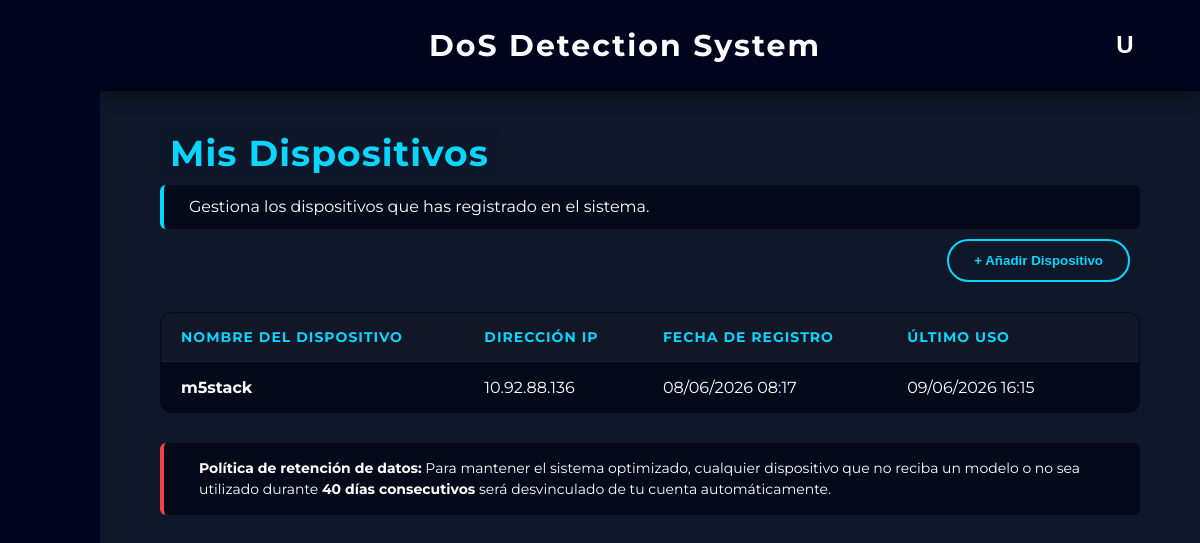
Before: /dispositivos (signed in) with the older database file.
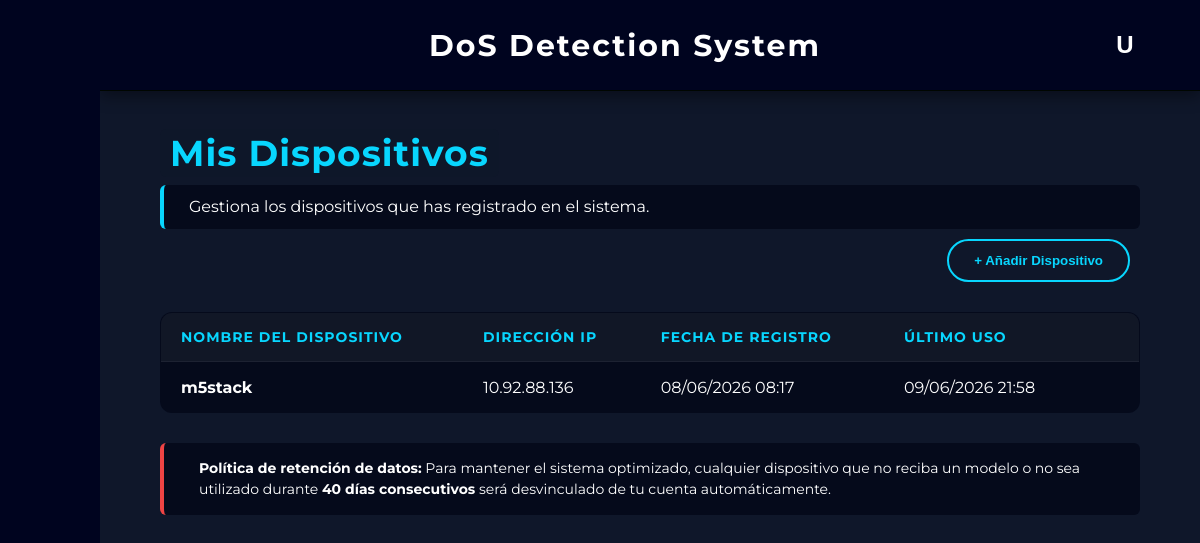
After: the same page with the newer database file.
### app/models.py (models this page shows)
class Dispositivo(db.Model):
    __tablename__ = 'dispositivos'
    id = db.Column(db.Integer, primary_key=True)
    nombre = db.Column(db.String(150), nullable=False)
    ip = db.Column(db.String(50), nullable=False)
    usuario_id = db.Column(db.Integer, db.ForeignKey('usuarios.id'), nullable=False)
    fecha_registro = db.Column(db.DateTime, default=datetime.now(pytz.timezone('Europe/Madrid')))
    fecha_ultimo_uso = db.Column(db.DateTime, default=datetime.now(pytz.timezone('Europe/Madrid')))
    usuario = db.relationship('User', backref=db.backref('dispositivos', cascade="all, delete-orphan", lazy=True))

### app/routes/pages/dispositivos.py (the view)
@dispositivos_bp.route("/dispositivos", methods=["GET"])
def index():
    if session.get('guest'):
        datos_invitado = session.get('guest_devices', [])
        dispositivos = [DispositivoInvitado(d['nombre'], d['ip'], d['fecha_registro']) for d in datos_invitado]
    else:
        user_id = session.get('user_id')
        if not user_id:
            return redirect(url_for('auth.login'))
        dispositivos = Dispositivo.query.filter_by(usuario_id=user_id).order_by(Dispositivo.fecha_registro.desc()).all()
    return render_template("dispositivos.html", dispositivos=dispositivos)

### app/templates/dispositivos.html (shortened to what this page needs)
{% extends "base.html" %}
{% block content %}
<div style="padding: 40px 60px;">
    <h2><span style="color: #08d6fe; background-color: #0f172ad3; padding: 2px 10px; border-radius: 6px; margin-bottom: 30px; font-size: 36px; letter-spacing: 1px;">Mis Dispositivos</span></h2>
    <div style="margin-top: 10px; margin-bottom: 10px; padding: 10px 10px; background: rgba(2, 6, 23, 0.726); border-left: 4px solid #08d6fe; border-radius: 6px; display: flex; align-items: center; gap: 15px;">
        <p style="color: white; font-size: 16px; margin: 0; line-height: 1.5;">
            Gestiona los dispositivos que has registrado en el sistema.
        </p>
    </div>
    <div class="table-header">
        <button class="action-btn" onclick="openDeviceModal()">+ Añadir Dispositivo</button>
    </div>
    <table class="glass-table">
        <thead>
            <tr>
                <th>Nombre del Dispositivo</th>
                <th>Dirección IP</th>
                <th>Fecha de Registro</th>
                <th>Último Uso</th>
                <th style="text-align: center;"> </th>
            </tr>
        </thead>
        <tbody>
            {% for dispositivo in dispositivos %}
            <tr>
                <td style="font-weight: bold;">{{ dispositivo.nombre }}</td>
                <td>{{ dispositivo.ip }}</td>
                <td>{{ dispositivo.fecha_registro.strftime('%d/%m/%Y %H:%M') }}</td>
                <td>{{ dispositivo.fecha_ultimo_uso.strftime('%d/%m/%Y %H:%M') }}</td>
                <td style="text-align: center;">
                    <form action="{{ url_for('dispositivos.delete', device_id=(dispositivo.id if not session.get('guest') else loop.index0)) }}"
                          method="POST"
                          onsubmit="confirmAction(event, this, '¿Quiere eliminar este dispositivo?');"
                          style="display: inline;">
                        <button type="submit" class="delete-btn" title="Eliminar Dispositivo">
                        </button>
                    </form>
                </td>
            </tr>
            {% else %}
            <tr>
                <td colspan="5" style="text-align: center; padding: 30px; opacity: 0.7;">No tienes ningún dispositivo registrado.</td>
            </tr>
            {% endfor %}
        </tbody>
    </table>
    <div style="margin-top: 30px; padding: 15px 20px; background: rgba(2, 6, 23, 0.726); border-left: 4px solid #ef4444; border-radius: 6px; display: flex; align-items: center; gap: 15px;">
        <p style="color: white; font-size: 14px; margin: 0; line-height: 1.5;">
            {% if session.get('guest') %}
                <strong>Sesión temporal:</strong> Estás utilizando una cuenta de invitado. Todos los dispositivos que registres serán <strong>eliminados permanentemente</strong> en el momento en que cierres la sesión.
            {% else %}
                <strong>Política de retención de datos:</strong> Para mantener el sistema optimizado, cualquier dispositivo que no reciba un modelo o no sea utilizado durante <strong>40 días consecutivos</strong> será desvinculado de tu cuenta automáticamente.
            {% endif %}
        </p>
    </div>
</div>
{% endblock %}

Changed rows visible on the page:
changed Dispositivo "m5stack": fecha_ultimo_uso "09/06/2026 16:15" → "09/06/2026 21:58"
